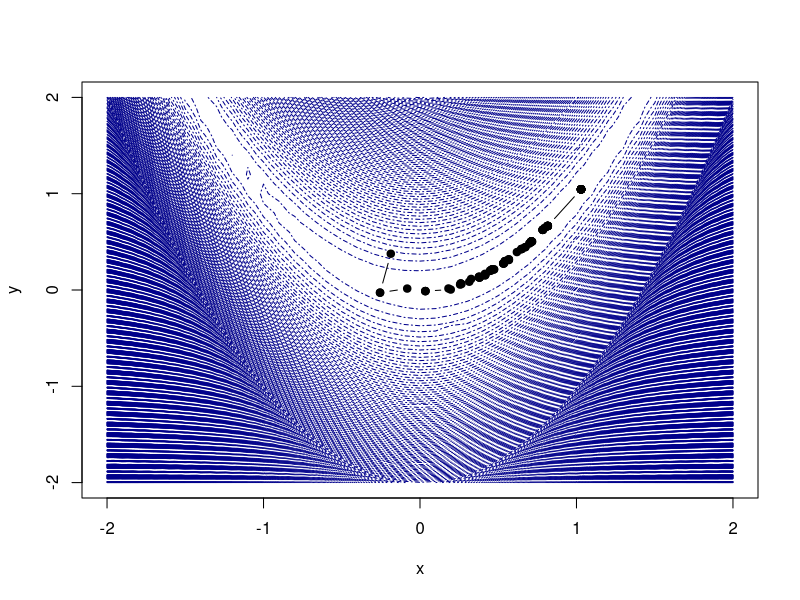

R code for this plot:
## ---- chunk 1
rosen <- function(x) {
  return( 100 * (x[2] - x[1] * x[1])^2 + (1 - x[1])^2 )
}
## ---- chunk 2
x <- seq(-2,2,0.1)
y <- seq(-2,2,0.1)

n<-length(x)

xy<-expand.grid(x,y)

z<-rosen(xy)

zm<-matrix(as.matrix(z), ncol=n)
zm[1:5, 1:5]
dim_zm <- dim(zm)

cat("\n dim of zm:", dim_zm[1], "x", dim_zm[2])
## ---- chunk 3
set.seed(123)
n_birds = 16
bx <- runif(n_birds, min = -2, max = 2)
by <- runif(n_birds, min = -2, max = 2)

b <- data.frame(bx,by)
head(b)
## ---- chunk 4
z <- as.numeric(as.matrix(rosen(b)))
b <- cbind(b, z)
head(b)
## ---- chunk 5
best_bird <- which.min(b$z)
best_bird
## ---- chunk 6
best_evo <- data.frame(bx=double(),by=double(),z=double())
## ---- chunk 7
max_iter = 100

for (k in 1:max_iter){
  for (i in 1:n_birds){
    #odchylenia standardowe dla wymiaru x i y 
    sigma_x<-abs(b$bx[i] - b$bx[best_bird])
    sigma_y<-abs(b$by[i] - b$by[best_bird])
    
    #testowe pozycje i wartosc funkcji 
    test_x <- rnorm(1, mean=(b$bx[i] + b$bx[best_bird])/2 , sd=sigma_x)
    test_y <- rnorm(1, mean=(b$by[i] + b$by[best_bird])/2 , sd=sigma_y)
    test_z <- rosen(c(test_x, test_y))
    
    #jezli jestem lepszy niz poprzedni robie hop
    if ( test_z < b$z[i] ) {
      b$bx[i] <- test_x
      b$by[i] <- test_y
      b$z[i]  <- test_z
    }
    
    #ktory ptaszek jest teraz najlepszy?
    best_bird<-which.min(b$z)
    
    #zapis ewolucji rozwiazania
    best_evo[k,]<-b[best_bird,]
  }
}
## ---- chunk 8
print(tail(best_evo))
## ---- chunk 9
plot(x, y, type='n')
contour(x, y, zm, add=TRUE, lty=4, lwd = 1, nlevels = 950, 
        drawlabels = FALSE, col = "darkblue")
points(best_evo$bx, best_evo$by, t="b", pch=19)
## ---- chunk 10
max_iter = 100

for (k in 1:max_iter){
  for (i in 1:n_birds){
    #odchylenia standardowe dla wymiaru x i y 
    sigma_x <- 2 / (4.1 - 2 + sqrt((4.1)^2 - 4 * 4.1))
    
    #testowe pozycje i wartosc funkcji 
    v_x <- rnorm(1, mean=(b$bx[i] + b$bx[best_bird])/2 , sd=sigma_x)
    v_x <- sigma_x * (b$bx[i] + runif(1, 0, 2.05)) #ile wynosza sigma 1 i 2, 
    #poprzednie wartosci
    v_y <- 
    test_z <- rosen(c(test_x, test_y))
    
    #jezli jestem lepszy niz poprzedni robie hop
    if ( test_z < b$z[i] ) {
      b$bx[i] <- test_x
      b$by[i] <- test_y
      b$z[i]  <- test_z
    }
    
    #ktory ptaszek jest teraz najlepszy?
    best_bird<-which.min(b$z)
    
    #zapis ewolucji rozwiazania
    best_evo[k,]<-b[best_bird,]
  }
}
